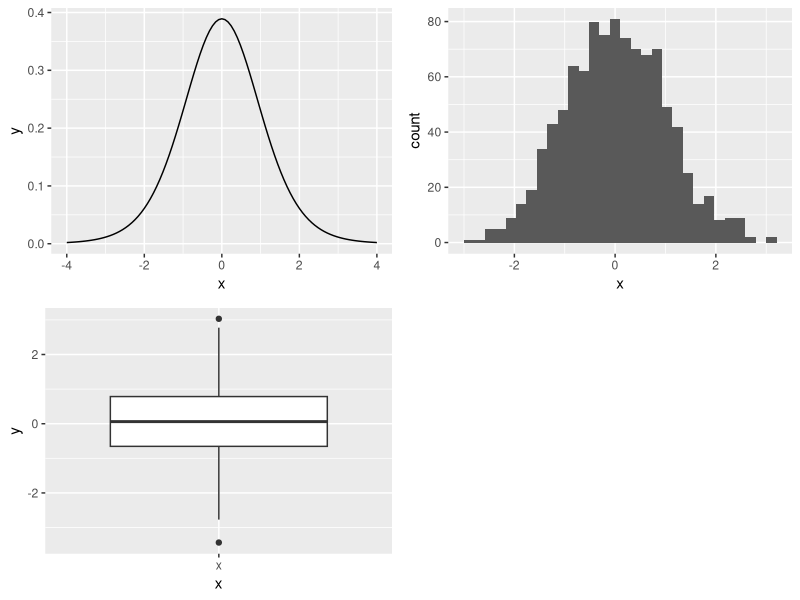
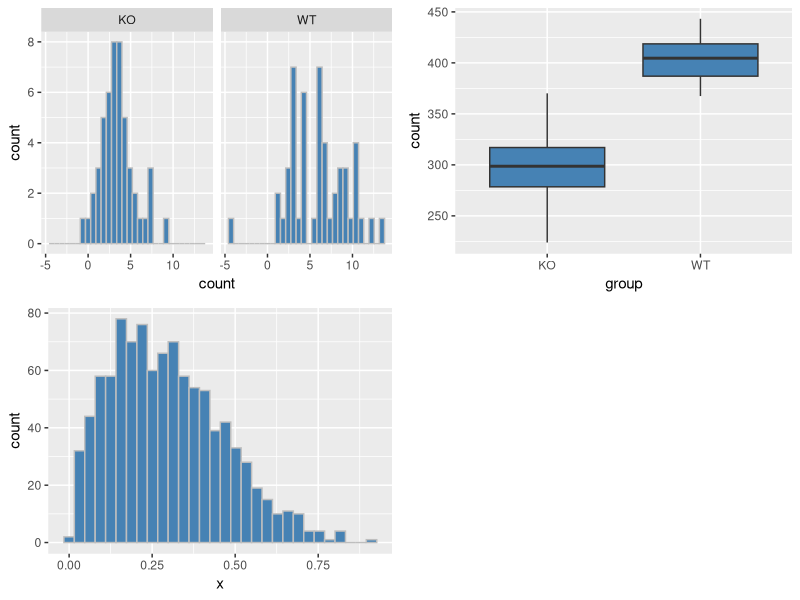
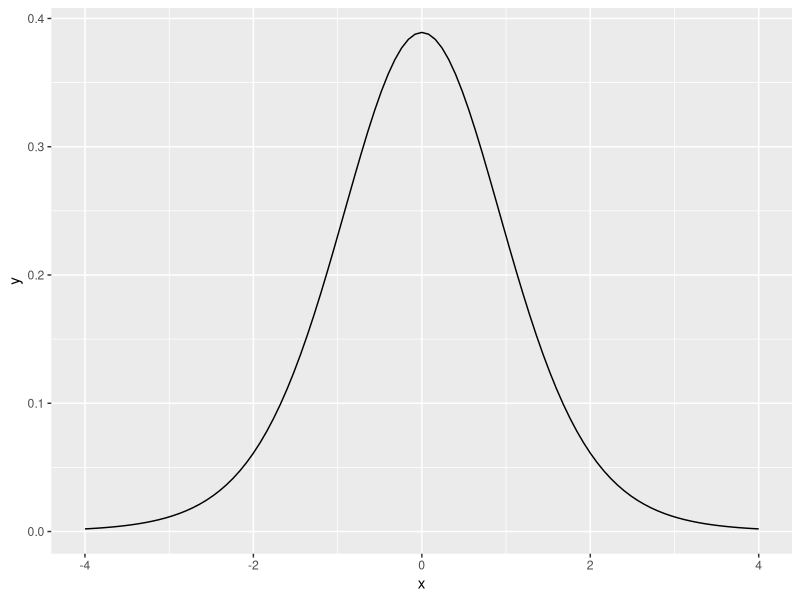
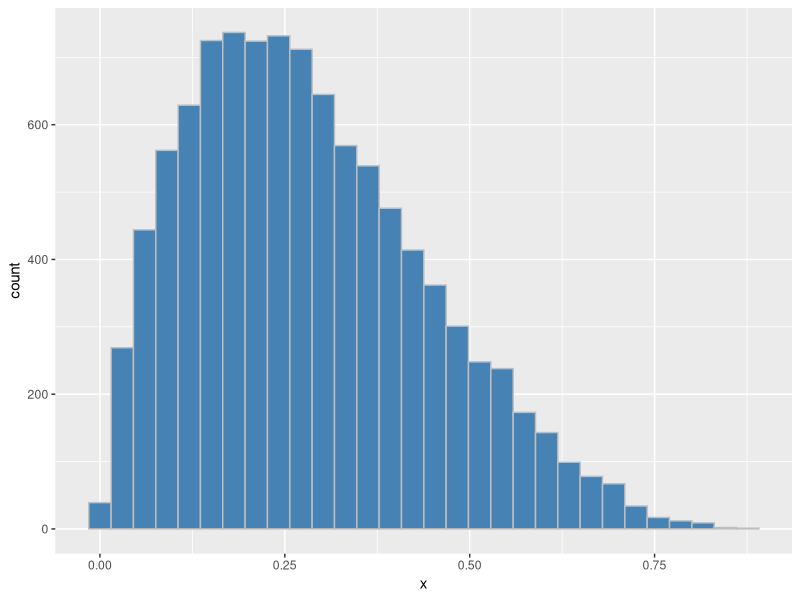
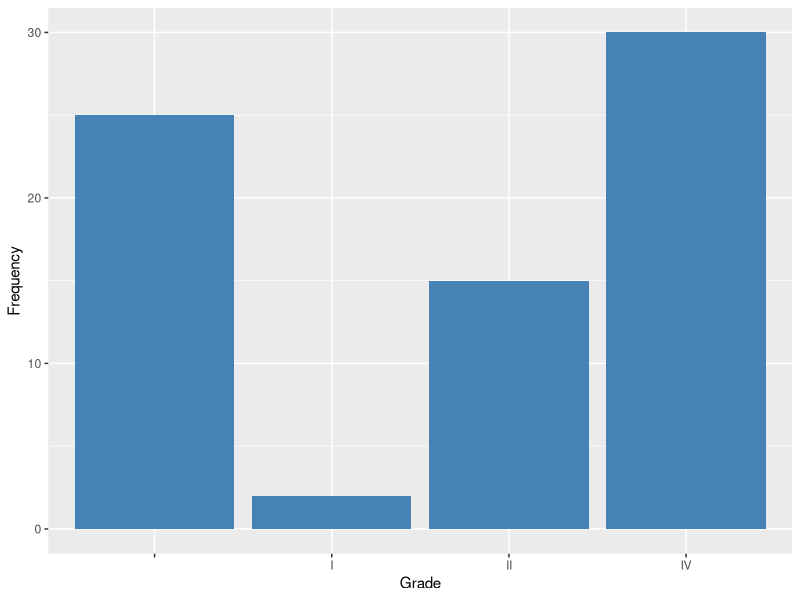

Recreate these plots in R, in order.
## ---- chunk 1
knitr::opts_chunk$set(comment = NA,echo=FALSE,message=FALSE,warning = FALSE,fig.height=6)
## ---- chunk 2
library(ggplot2)
library(gridExtra)
p1 <- ggplot(data.frame(x=c(-4,4)),aes(x)) + stat_function(fun=dt, args=list(df=10))
p2 <- ggplot(data.frame(x=rnorm(1000)),aes(x)) + geom_histogram() 
p3 <-  ggplot(data.frame(x="x",y=rnorm(1000)),aes(x,y)) + geom_boxplot()
grid.arrange(p1,p2,p3,ncol=2)
## ---- chunk 3

df <- data.frame(group = c(rep("WT", 50), rep("KO",50)), count = c(rnorm(50,5,3), rnorm(50,4,2)))
p1 <- ggplot(df, aes(x=count)) + geom_histogram(fill="steelblue",col="gray") + facet_wrap(~group)

df <- data.frame(group = c(rep("WT", 50), rep("KO",50)), count = c(rnorm(50,400,20), rnorm(50,300,30)))
p2 <- ggplot(df, aes(x=group,y=count)) + geom_boxplot(fill="steelblue")

df <- data.frame(x=rbeta(1000,2,5))
p3 <- ggplot(df, aes(x)) + geom_histogram(fill="steelblue",col="gray")

#df <- data.frame(x=rnorm(10,2,5))
#p4 <- ggplot(df, aes(x)) + geom_histogram(fill="steelblue",col="gray")
grid.arrange(p1,p2,p3,ncol=2)

## ---- chunk 4
ggplot(data.frame(x=c(-4,4)),aes(x)) + stat_function(fun=dt, args=list(df=10))
## ---- chunk 5

df <- data.frame(x=rbeta(10000,2,5))
ggplot(df, aes(x)) + geom_histogram(fill="steelblue",col="gray")
## ---- chunk 6
ggplot(data.frame(Grade=c("","I","II","IV"), Frequency=c(25,2,15,30)),aes(x=Grade,y=Frequency)) + geom_bar(stat="identity",fill="steelblue")
